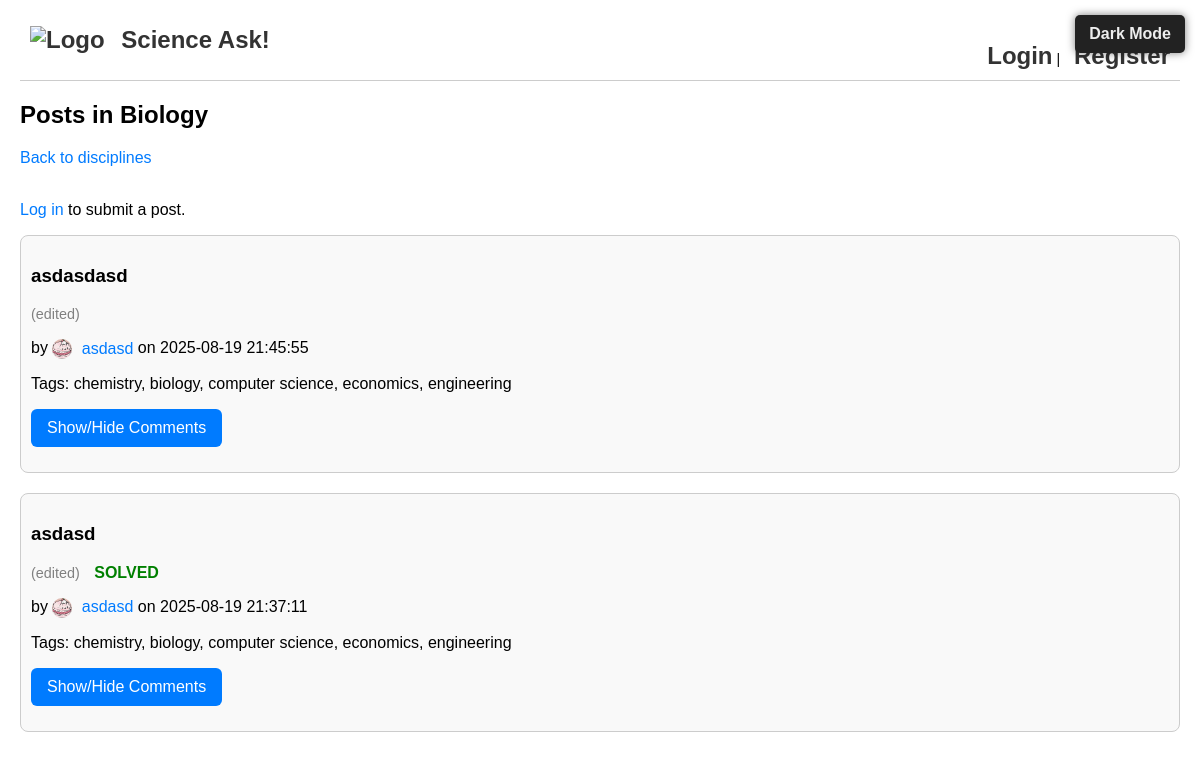
Page /dashboard/biology on the committed database.
### models.py (models this page shows, shortened)
class Tag(db.Model):
    id = db.Column(db.Integer, primary_key=True)
    name = db.Column(db.String(50), unique=True, nullable=False)

class Post(db.Model):
    id = db.Column(db.Integer, primary_key=True)
    title = db.Column(db.String(120), nullable=False)
    content = db.Column(db.Text, nullable=False)
    user_id = db.Column(db.Integer, db.ForeignKey('user.id'), nullable=False)
    created_at = db.Column(db.DateTime, default=lambda: datetime.now(timezone.utc))
    edited = db.Column(db.Boolean, default=False)  # NEW: mark if post was edited
    solved = db.Column(db.Boolean, default=False)  # NEW: mark if question is solved
    user = db.relationship('User', backref=db.backref('posts', lazy=True))
    tags = db.relationship('Tag', secondary=post_tags, backref=db.backref('posts', lazy='dynamic'))

class User(UserMixin, db.Model):
    id = db.Column(db.Integer, primary_key=True)
    username = db.Column(db.String(80), unique=True, nullable=False)
    password_hash = db.Column(db.String(128))
    profile_pic = db.Column(db.String(150), nullable=True)  # NEW
    def get_profile_pic(self):
        return url_for('static', filename='profile_pics/' + self.profile_pic) if self.profile_pic else url_for('static', filename='profile_pics/default.png')

### app.py (the view)
@app.route('/dashboard/<tag>')
def dashboard(tag):
    tag_obj = Tag.query.filter_by(name=tag.lower()).first()
    if not tag_obj:
        flash('Tag not found')
        return redirect(url_for('home'))
    posts = tag_obj.posts.order_by(Post.created_at.desc()).all()
    for post in posts:
        post.sorted_comments = post.comments.order_by(Comment.created_at.asc()).all()
    disciplines = [t.name for t in Tag.query.order_by(Tag.name).all()]
    return render_template('dashboard.html', posts=posts, tag=tag, disciplines=disciplines)

### templates/dashboard.html (shortened to what this page needs)
{% extends "base.html" %}
{% block content %}
  <h2>Posts in {{ tag|capitalize }}</h2>
  <a href="{{ url_for('home') }}">Back to disciplines</a><br><br>
  {% if current_user.is_authenticated %}
    <span id="toggle-post-form" class="toggle-link">Create a post</span>
    <div id="post-form-container" class="hidden">
      <form method="POST" action="{{ url_for('submit') }}">
        <input type="text" name="title" placeholder="Post title" required><br><br>
        <textarea name="content" placeholder="Write something..." required></textarea><br><br>
        <input type="hidden" name="tag" value="{{ tag }}">
        <label for="additional_tags">Add up to 4 additional disciplines:</label><br>
<select id="additional_tags" name="additional_tags" multiple size="6" style="width: 200px;">
  {% for discipline in disciplines %}
    {% if discipline != tag %}
      <option value="{{ discipline }}">{{ discipline|capitalize }}</option>
    {% endif %}
  {% endfor %}
</select><br>
<small>Press Ctrl (Cmd on Mac) + Click to select multiple disciplines. You can select up to 4 additional disciplines.</small><br><br>
        </div>
        <button type="submit">Submit</button>
      </form>
      <hr>
    </div>
    <script>
      const togglePostForm = document.getElementById('toggle-post-form');
      const postFormContainer = document.getElementById('post-form-container');
      togglePostForm.addEventListener('click', (e) => {
        if (postFormContainer.classList.contains('hidden')) {
          postFormContainer.classList.remove('hidden');
          togglePostForm.textContent = 'Hide form';
        } else {
          postFormContainer.classList.add('hidden');
          togglePostForm.textContent = 'Create a post';
          // Also reset additional tags UI when hiding form:
          document.getElementById('additional_tags_toggle').checked = false;
          document.getElementById('additional_tags_container').classList.add('hidden');
          // Clear selections:
          Array.from(document.getElementById('additional_tags').options).forEach(opt => opt.selected = false);
        }
      });
      const additionalTagsToggle = document.getElementById('additional_tags_toggle');
      const additionalTagsContainer = document.getElementById('additional_tags_container');
      const additionalTagsSelect = document.getElementById('additional_tags');
      additionalTagsToggle.addEventListener('change', function() {
        if (this.checked) {
          additionalTagsContainer.classList.remove('hidden');
        } else {
          additionalTagsContainer.classList.add('hidden');
          // Clear selected options when hidden
          Array.from(additionalTagsSelect.options).forEach(opt => opt.selected = false);
        }
      });
      additionalTagsSelect.addEventListener('change', function() {
        const selectedOptions = Array.from(this.selectedOptions);
        if (selectedOptions.length > 4) {
          alert('You can select up to 4 additional disciplines only.');
          selectedOptions[selectedOptions.length - 1].selected = false;
        }
      });
      function toggleComments(postId) {
        const commentsDiv = document.getElementById('comments-' + postId);
        if (commentsDiv.style.display === 'none' || commentsDiv.style.display === '') {
          commentsDiv.style.display = 'block';
        } else {
          commentsDiv.style.display = 'none';
        }
      }
    </script>
  {% else %}
    <p><a href="{{ url_for('login') }}">Log in</a> to submit a post.</p>
  {% endif %}
  {% if posts %}
    {% for post in posts %}
      <div class="post" style="margin-bottom: 20px; padding: 10px; border: 1px solid #ccc;">
        <h3><a href="{{ url_for('post_detail', post_id=post.id) }}">{{ post.title }}</a></h3>
        {% if post.edited %}
  <span style="color: gray; font-size:0.9em;">(edited)</span>
{% endif %}
{% if post.solved %}
  <span style="color: green; font-weight:bold; margin-left:10px;">SOLVED</span>
{% else %}
  {% if current_user.id == post.user_id %}
    <a href="{{ url_for('toggle_solved', post_id=post.id) }}" style="color: orange; font-weight:bold; margin-left:10px;">Mark as Solved</a>
  {% endif %}
{% endif %}
        <p>
  by <a href="{{ url_for('profile', username=post.user.username) }}">
      <img src="{{ post.user.get_profile_pic() }}" alt="Profile Picture"
           style="height:20px; width:20px; border-radius:50%; vertical-align:middle; margin-right:5px;">
      {{ post.user.username }}
  </a> on {{ post.created_at.strftime('%Y-%m-%d %H:%M:%S') }}
</p>
        <p>Tags:
          {% for t in post.tags %}
            {{ t.name }}{% if not loop.last %}, {% endif %}
          {% endfor %}
        </p>
        <button class="toggle-comments-btn" onclick="toggleComments({{ post.id }})">
          Show/Hide Comments
        </button>
      </div>
    {% endfor %}
  {% else %}
    <p>No posts yet in this discipline.</p>
  {% endif %}
{% endblock %}

### static/style1.css (style rules this page uses)
body { background-color: white; color: black; font-family: Arial, sans-serif; margin: 0; padding: 0 20px; transition: background-color 0.3s ease, color 0.3s ease; }
a { color: #007bff; text-decoration: none; transition: color 0.3s ease; }
.post, .comment { background-color: #f9f9f9; border: 1px solid #ddd; padding: 15px 20px; margin-bottom: 20px; border-radius: 8px; transition: background-color 0.3s ease, border-color 0.3s ease; }
button { background-color: #007bff; border: none; padding: 10px 16px; color: white; border-radius: 6px; cursor: pointer; font-size: 1rem; transition: background-color 0.3s ease; }
button.toggle-comments-btn { margin-bottom: 15px; }
.post h3 a { color: inherit; text-decoration: none; transition: color 0.3s ease; }

### rows in the picture
Tag: name "Biology", name "biology"
Post: title "asdasdasd", edited "(edited)", user.get_profile_pic (picture), user.username "asdasd", created_at "2025-08-19 21:45:55"
Tag: name "chemistry"
Tag: name "computer science"
Tag: name "economics"
Tag: name "engineering"
Post: title "asdasd", edited "(edited)", solved "SOLVED", user.get_profile_pic (picture), user.username "asdasd", created_at "2025-08-19 21:37:11"
